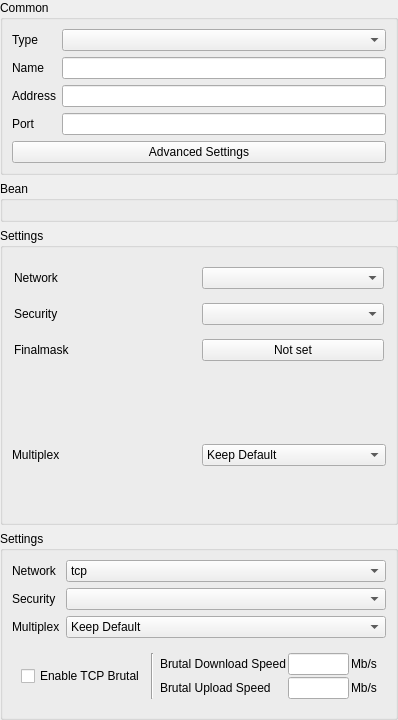
        <widget class="QWidget" name="left_scroll_contents">
         <property name="geometry">
          <rect>
           <x>0</x>
           <y>0</y>
           <width>398</width>
           <height>720</height>
          </rect>
         </property>
         <layout class="QVBoxLayout" name="left_scroll_layout">
          <property name="leftMargin">
           <number>0</number>
          </property>
          <property name="topMargin">
           <number>0</number>
          </property>
          <property name="rightMargin">
           <number>0</number>
          </property>
          <property name="bottomMargin">
           <number>0</number>
          </property>
          <item>
           <widget class="QGroupBox" name="groupBox">
        <property name="sizePolicy">
         <sizepolicy hsizetype="Preferred" vsizetype="Maximum">
          <horstretch>0</horstretch>
          <verstretch>0</verstretch>
         </sizepolicy>
        </property>
        <property name="title">
         <string>Common</string>
        </property>
        <layout class="QVBoxLayout" name="verticalLayout_3">
         <item>
          <layout class="QGridLayout" name="gridLayout_2">
           <item row="2" column="1">
            <widget class="MyLineEdit" name="address"/>
           </item>
           <item row="1" column="1">
            <widget class="MyLineEdit" name="name"/>
           </item>
           <item row="3" column="1">
            <widget class="QLineEdit" name="port"/>
           </item>
           <item row="0" column="0">
            <widget class="QLabel" name="type_l">
             <property name="text">
              <string>Type</string>
             </property>
             <property name="buddy">
              <cstring>type</cstring>
             </property>
            </widget>
           </item>
           <item row="3" column="0">
            <widget class="QLabel" name="port_l">
             <property name="text">
              <string>Port</string>
             </property>
             <property name="buddy">
              <cstring>port</cstring>
             </property>
            </widget>
           </item>
           <item row="2" column="0">
            <widget class="QLabel" name="address_l">
             <property name="text">
              <string>Address</string>
             </property>
             <property name="buddy">
              <cstring>address</cstring>
             </property>
            </widget>
           </item>
           <item row="1" column="0">
            <widget class="QLabel" name="name_l">
             <property name="text">
              <string>Name</string>
             </property>
             <property name="buddy">
              <cstring>name</cstring>
             </property>
            </widget>
           </item>
           <item row="0" column="1">
            <widget class="QComboBox" name="type"/>
           </item>
          </layout>
         </item>
         <item>
          <widget class="QPushButton" name="advanced_button">
           <property name="text">
            <string>Advanced Settings</string>
           </property>
          </widget>
         </item>
        </layout>
           </widget>
           </item>
      <item>
       <widget class="QGroupBox" name="bean">
        <property name="sizePolicy">
         <sizepolicy hsizetype="Preferred" vsizetype="Maximum">
          <horstretch>0</horstretch>
          <verstretch>0</verstretch>
         </sizepolicy>
        </property>
        <property name="title">
         <string notr="true">Bean</string>
        </property>
        <layout class="QVBoxLayout" name="verticalLayout_4">
         <item>
          <widget class="QWidget" name="fake" native="true"/>
         </item>
        </layout>
       </widget>
      </item>
      <item>
       <widget class="QGroupBox" name="xray_settings_box">
        <property name="title">
         <string>Settings</string>
        </property>
        <layout class="QVBoxLayout" name="verticalLayout_9">
         <property name="leftMargin">
          <number>0</number>
         </property>
         <property name="topMargin">
          <number>0</number>
         </property>
         <property name="rightMargin">
          <number>0</number>
         </property>
         <property name="bottomMargin">
          <number>0</number>
         </property>
         <item>
          <widget class="QWidget" name="widget_4" native="true">
           <layout class="QGridLayout" name="gridLayout_4">
            <property name="leftMargin">
             <number>11</number>
            </property>
            <property name="topMargin">
             <number>11</number>
            </property>
            <property name="rightMargin">
             <number>11</number>
            </property>
            <property name="bottomMargin">
             <number>11</number>
            </property>
            <item row="0" column="0">
             <widget class="QLabel" name="label_9">
              <property name="text">
               <string>Network</string>
              </property>
              <property name="buddy">
               <cstring>xray_network</cstring>
              </property>
             </widget>
            </item>
            <item row="0" column="1">
             <widget class="QComboBox" name="xray_network"/>
            </item>
            <item row="1" column="0">
             <widget class="QLabel" name="label_10">
              <property name="text">
               <string>Security</string>
              </property>
              <property name="buddy">
               <cstring>xray_security</cstring>
              </property>
             </widget>
            </item>
            <item row="1" column="1">
             <widget class="QComboBox" name="xray_security"/>
            </item>
            <item row="2" column="0">
             <widget class="QLabel" name="label_xray_finalmask">
              <property name="text">
               <string>Finalmask</string>
              </property>
              <property name="buddy">
               <cstring>xray_finalmask_edit</cstring>
              </property>
             </widget>
            </item>
            <item row="2" column="1">
             <widget class="QPushButton" name="xray_finalmask_edit">
              <property name="text">
               <string>Not set</string>
              </property>
             </widget>
            </item>
           </layout>
          </widget>
         </item>
         <item>
          <widget class="QWidget" name="xray_mux_box" native="true">
           <layout class="QGridLayout" name="gridLayout_8">
            <item row="0" column="0">
             <widget class="QLabel" name="label_17">
              <property name="text">
               <string>Multiplex</string>
              </property>
              <property name="buddy">
               <cstring>xray_mux</cstring>
              </property>
             </widget>
            </item>
            <item row="0" column="1">
             <widget class="QComboBox" name="xray_mux">
              <item>
               <property name="text">
                <string>Keep Default</string>
               </property>
              </item>
              <item>
               <property name="text">
                <string>Enabled</string>
               </property>
              </item>
              <item>
               <property name="text">
                <string>Disabled</string>
               </property>
              </item>
             </widget>
            </item>
           </layout>
          </widget>
         </item>
        </layout>
       </widget>
      </item>
      <item>
       <widget class="QGroupBox" name="stream_box">
        <property name="sizePolicy">
         <sizepolicy hsizetype="Preferred" vsizetype="Maximum">
          <horstretch>0</horstretch>
          <verstretch>0</verstretch>
         </sizepolicy>
        </property>
        <property name="minimumSize">
         <size>
          <width>0</width>
          <height>0</height>
         </size>
        </property>
        <property name="title">
         <string>Settings</string>
        </property>
        <layout class="QVBoxLayout" name="verticalLayout">
         <item>
          <layout class="QGridLayout" name="_2">
           <item row="2" column="0">
            <widget class="QLabel" name="multiplex_l">
             <property name="toolTip">
              <string>Server support is required</string>
             </property>
             <property name="text">
              <string>Multiplex</string>
             </property>
             <property name="buddy">
              <cstring>multiplex</cstring>
             </property>
            </widget>
           </item>
           <item row="1" column="0">
            <widget class="QLabel" name="security_l">
             <property name="toolTip">
              <string>Transport Layer Security. It must be consistent with the server, otherwise, the connection cannot be established.</string>
             </property>
             <property name="text">
              <string>Security</string>
             </property>
             <property name="buddy">
              <cstring>security</cstring>
             </property>
            </widget>
           </item>
           <item row="1" column="1">
            <widget class="QComboBox" name="security">
             <item>
              <property name="text">
               <string notr="true"/>
              </property>
             </item>
             <item>
              <property name="text">
               <string notr="true">tls</string>
              </property>
             </item>
            </widget>
           </item>
           <item row="0" column="0">
            <widget class="QLabel" name="network_l">
             <property name="toolTip">
              <string>The underlying transport method. It must be consistent with the server, otherwise, the connection cannot be established.</string>
             </property>
             <property name="text">
              <string>Network</string>
             </property>
             <property name="buddy">
              <cstring>network</cstring>
             </property>
            </widget>
           </item>
           <item row="2" column="1">
            <widget class="QComboBox" name="multiplex">
             <item>
              <property name="text">
               <string>Keep Default</string>
              </property>
             </item>
             <item>
              <property name="text">
               <string>On</string>
              </property>
             </item>
             <item>
              <property name="text">
               <string>Off</string>
              </property>
             </item>
            </widget>
           </item>
           <item row="0" column="1">
            <widget class="QComboBox" name="network">
             <property name="sizePolicy">
              <sizepolicy hsizetype="Expanding" vsizetype="Fixed">
               <horstretch>0</horstretch>
               <verstretch>0</verstretch>
              </sizepolicy>
             </property>
             <item>
              <property name="text">
               <string notr="true">tcp</string>
              </property>
             </item>
             <item>
              <property name="text">
               <string notr="true">ws</string>
              </property>
             </item>
             <item>
              <property name="text">
               <string notr="true">httpupgrade</string>
              </property>
             </item>
             <item>
              <property name="text">
               <string notr="true">http</string>
              </property>
             </item>
             <item>
              <property name="text">
               <string notr="true">grpc</string>
              </property>
             </item>
             <item>
              <property name="text">
               <string notr="true">quic</string>
              </property>
             </item>
            </widget>
           </item>
          </layout>
         </item>
         <item>
          <widget class="QWidget" name="brutal_box" native="true">
           <layout class="QHBoxLayout" name="horizontalLayout_5">
            <item>
             <widget class="QCheckBox" name="brutal_enable">
              <property name="toolTip">
               <string>&lt;html&gt;&lt;head/&gt;&lt;body&gt;&lt;p&gt;Overrides mux to On&lt;/p&gt;&lt;/body&gt;&lt;/html&gt;</string>
              </property>
              <property name="text">
               <string>Enable TCP Brutal</string>
              </property>
             </widget>
            </item>
            <item>
             <widget class="Line" name="line_2">
              <property name="orientation">
               <enum>Qt::Orientation::Vertical</enum>
              </property>
             </widget>
            </item>
            <item>
             <widget class="QWidget" name="brutal_speed_w" native="true">
              <layout class="QGridLayout" name="gridLayout_3">
               <property name="leftMargin">
                <number>0</number>
               </property>
               <property name="topMargin">
                <number>0</number>
               </property>
               <property name="rightMargin">
                <number>0</number>
               </property>
               <property name="bottomMargin">
                <number>0</number>
               </property>
               <property name="spacing">
                <number>2</number>
               </property>
               <item row="0" column="0">
                <widget class="QLabel" name="brutal_speed_l">
                 <property name="toolTip">
                  <string>&lt;html&gt;&lt;head/&gt;&lt;body&gt;&lt;p&gt;Server to Client TCP Brutal Speed&lt;/p&gt;&lt;/body&gt;&lt;/html&gt;</string>
                 </property>
                 <property name="text">
                  <string>Brutal Download Speed</string>
                 </property>
                 <property name="buddy">
                  <cstring>brutal_d_speed</cstring>
                 </property>
                </widget>
               </item>
               <item row="0" column="2">
                <widget class="QLabel" name="brutal_speed_u">
                 <property name="text">
                  <string>Mb/s</string>
                 </property>
                </widget>
               </item>
               <item row="0" column="1">
                <widget class="QLineEdit" name="brutal_d_speed"/>
               </item>
               <item row="1" column="0">
                <widget class="QLabel" name="label_4">
                 <property name="text">
                  <string>Brutal Upload Speed</string>
                 </property>
                 <property name="buddy">
                  <cstring>brutal_u_speed</cstring>
                 </property>
                </widget>
               </item>
               <item row="1" column="1">
                <widget class="QLineEdit" name="brutal_u_speed"/>
               </item>
               <item row="1" column="2">
                <widget class="QLabel" name="label_7">
                 <property name="text">
                  <string>Mb/s</string>
                 </property>
                </widget>
               </item>
              </layout>
             </widget>
            </item>
           </layout>
          </widget>
         </item>
        </layout>
       </widget>
      </item>
         </layout>
        </widget>
